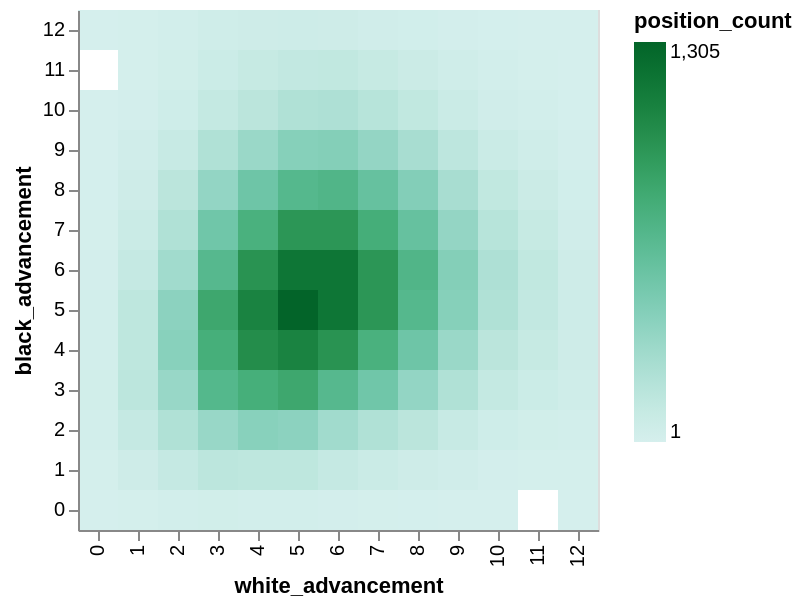

Notebook source saved alongside this figure:
### Code cell
advancements_heatmap = (
    alt.Chart(
        positions.group_by("white_advancement", "black_advancement")
        .agg(position_count=pl.len())
        .sort("white_advancement", "black_advancement")
    )
    .mark_rect()
    .encode(
        alt.X("white_advancement:O"),
        alt.Y("black_advancement:O").scale(reverse=True),
        alt.Color("position_count:Q").scale(scheme="bluegreen"),
    )
)
advancements_heatmap

### Figure 1 — Vega-Lite specification as saved in the notebook (floating-point values rounded to 4 significant figures; data arrays with more than 128 entries replaced by an {"elided": "..."} marker saying what was removed)
{"config": {"view": {"continuousWidth": 300, "continuousHeight": 300}}, "data": {"name": "data-8bbeeeca8a0ebb131a64c10e6286ca23"}, "mark": {"type": "rect"}, "encoding": {"color": {"field": "position_count", "scale": {"scheme": "bluegreen"}, "type": "quantitative"}, "x": {"field": "white_advancement", "type": "ordinal"}, "y": {"field": "black_advancement", "scale": {"reverse": true}, "type": "ordinal"}}, "$schema": "https://vega.github.io/schema/vega-lite/v6.4.1.json", "datasets": {"data-8bbeeeca8a0ebb131a64c10e6286ca23": {"elided": "167 records"}}}
